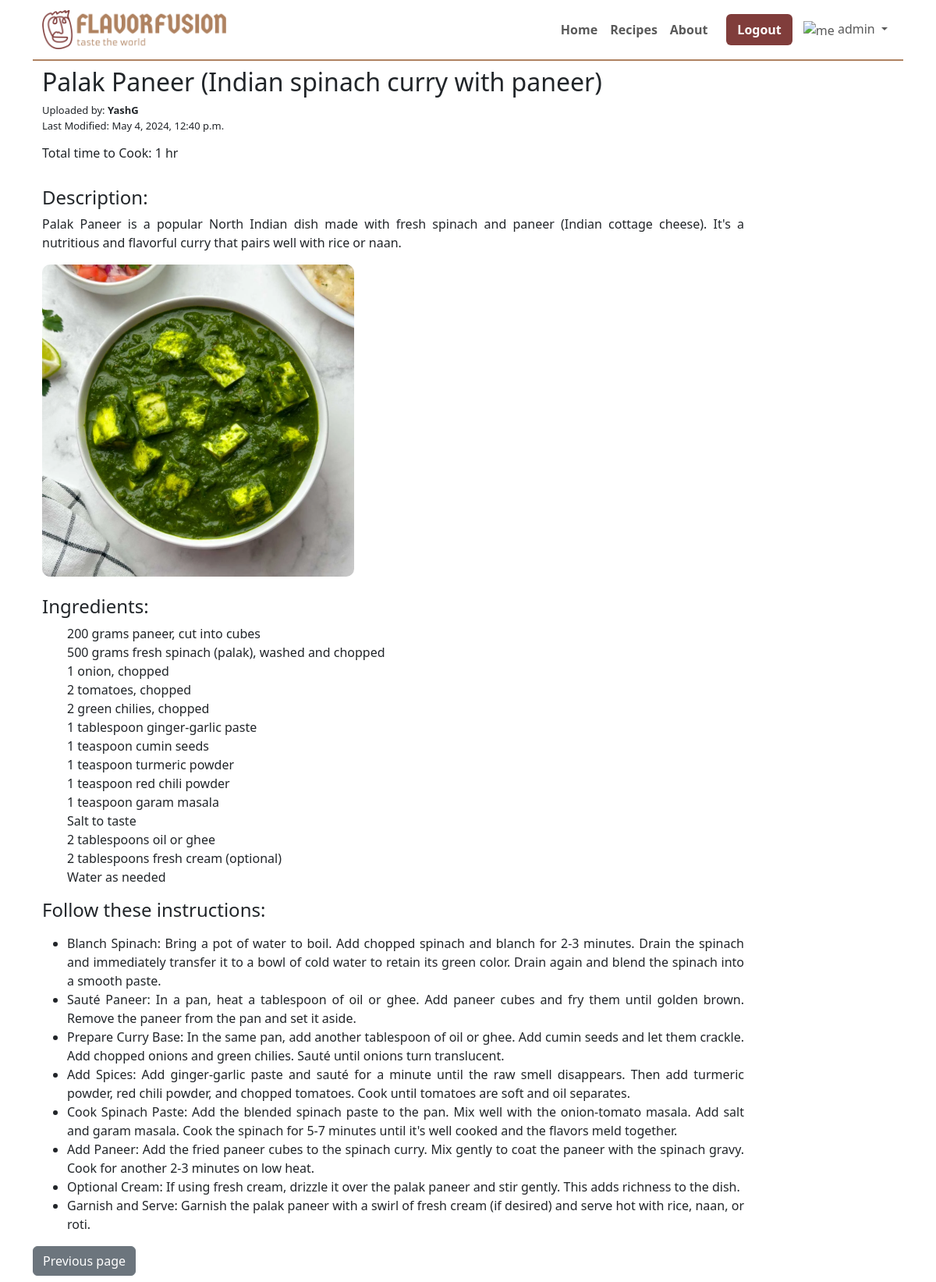
Screenshot of /recipe/10/ (signed in) with the database file from the repository.
### Recipes/models.py (models this page shows, shortened)
class Recipe(models.Model):
    title = models.CharField(max_length=200)
    user = models.ForeignKey(User, on_delete=models.SET_NULL, null=True, blank=True)
    description = models.TextField()
    ingredients = models.TextField()
    instructions = models.TextField()
    time_to_cook = models.IntegerField()
    date_created = models.DateTimeField(auto_now_add=True)
    date_modified = models.DateTimeField(auto_now=True)
    recepie_image = models.ImageField(upload_to="recepie")

### Recipes/views.py (the view)
# urls.py: path('recipe/<int:pk>/', recipe, name='recipe'),
def recipe(request, pk):
    recipe = get_object_or_404(Recipe, pk=pk)
    return render(request, 'recipe.html', {'recipe': recipe})

### Recipes/templatetags/custom_filters.py (called while the page is built)
@register.filter
def separate_instructions(text):
    lines = text.split('\n')
    result = '<ul style="max-width: 900px; text-align: justify;">'
    for line in lines:
        result += f'<li>{line.strip()}</li>'
    result += '</ul>'
    return result

### Recipes/templates/recipe.html
{% extends 'base.html' %}
{% load custom_filters %}
{% block start %}
<div class="container">
    <h2>{{ recipe.title }}</h2>
    <p style="font-size: small; margin: 0%;">Uploaded by: <strong>{{ recipe.user }}</strong></p>
    <p style="font-size: small;">Last Modified: {{ recipe.date_modified }}</p>
    <h6>Total time to Cook: {{ recipe.time_to_cook }} hr</h6><br>
    <h4>Description:</h4>
    <p style="max-width: 900px; text-align: justify;">{{ recipe.description }}</p>
    <img src="/media/{{ recipe.recepie_image }}" alt="{{ recipe.title }}"
        style="height: 400px; width: 400px; border-radius: 10px;"><br>
        <br>
    <h4>Ingredients:</h4>
    <ul>
        {{ recipe.ingredients|linebreaks}}
    </ul>
    <h4>Follow these instructions:</h4>
    <p >{{ recipe.instructions|separate_instructions|safe }}</p>
</div>
<a href="javascript:history.go(-1);" class="btn btn-secondary">Previous page</a>
{% endblock %}

### Home/templates/base.html (shortened to what this page needs)
{% load static %}
<!doctype html>
<html lang="en">
<head>
    <link href="https://cdn.jsdelivr.net/npm/bootstrap@5.3.3/dist/css/bootstrap.min.css" rel="stylesheet"
>
    <link rel="stylesheet" href="{% static 'style.css' %}">
</head>
<body>
    <div class="container">
        <nav class="navbar navbar-expand-lg" style="background-color: #fff; border-bottom: 2px solid #AF8260;">
            <div class="container-fluid">
                <a class="navbar-brand" href="/"><img src="{% static 'logo.png' %}" style="height: 50px;"></a>
                <div class="collapse navbar-collapse" id="navbarSupportedContent">
                    <ul class="navbar-nav ms-auto mb-2 mb-lg-0 " style="align-items: center;">
                        <li class="nav-item">
                            <a class="nav-link" aria-current="page" href="{% url 'home' %}"
                                style="font-weight: bold;">Home</a>
                        </li>
                        <li class="nav-item ">
                            <a class="nav-link" href="{% url 'recipes' %}" style="font-weight: bold;">Recipes</a>
                        </li>
                        <li class="nav-item me-3">
                            <a class="nav-link" href="{% url 'about' %}" style="font-weight: bold;">About</a>
                        </li>
                        {% if request.user.is_authenticated %}
                        <a href="/logout/"><button class="btn btn-custom" type="submit">Logout</button></a>
                        <li class="nav-item dropdown">
                            <a class="nav-link dropdown-toggle" href="#" id="navbarDropdown" role="button" data-bs-toggle="dropdown" aria-expanded="false">
                                <span>
                                    <img src="{% static 'abstract-user-flat-3.svg' %}" alt="me" style="width: 40px;">
                                    <span class="username">{{ user.username }}</span>
                                </span>
                            </a>
                        </li>
                        {% endif %}
                    </ul>
                </div>
            </div>
        </nav>
    </div>
    <div class="container my-2">
        {% block start %}
        {% endblock %}
    </div>
</body>
</html>

### Home/static/style.css (style rules this page uses)
.btn-custom { color: #fff; background-color: #803D3B; font-weight: 700; border-width: 2px; margin-right: 6px; }

### rows the page displays
Recipe: title "Palak Paneer (Indian spinach curry with paneer)", user "YashG", date_modified "May 4, 2024, 12:40 p.m.", time_to_cook "1", description "Palak Paneer is a popular North Indian dish made with fresh spinach and paneer (Indian cottage cheese). It's a nutritious and flavorful curry that pairs well with rice or naan.", recepie_image (picture), ingredients "200 grams paneer, cut into cubes 500 grams fresh spinach (palak), washed and chopped 1 onion, chopped 2 tomatoes, chopped 2 green chilies, chopped 1 tablespoon ginger-garlic paste 1 teaspoon cumin seeds 1 teaspoon turmeric powder 1 teaspoon red chili powder 1 teaspoon garam masala Salt to taste 2 tablespoons oil or ghee 2 tablespoons fresh cream (optional) Water as needed", instructions|separate_instructions "Blanch Spinach: Bring a pot of water to boil. Add chopped spinach and blanch for 2-3 minutes. Drain the spinach and immediately transfer it to a bowl of cold water to retain its green color. Drain again and blend the spinach into a smooth paste. Sauté Paneer: In a pan, heat a tablespoon of oil or ghee. Add paneer cubes and fry them until golden brown. Remove the paneer from the pan and set it aside. Prepare Curry Base: In the same pan, add another tablespoon of oil or ghee. Add cumin seeds and let them crackle. Add chopped onions and green chilies. Sauté until onions turn translucent. Add Spices: Add ginger-garlic paste and sauté for a minute until the raw smell disappears. Then add…"

### other values shown
{{ user.username }} "admin"
